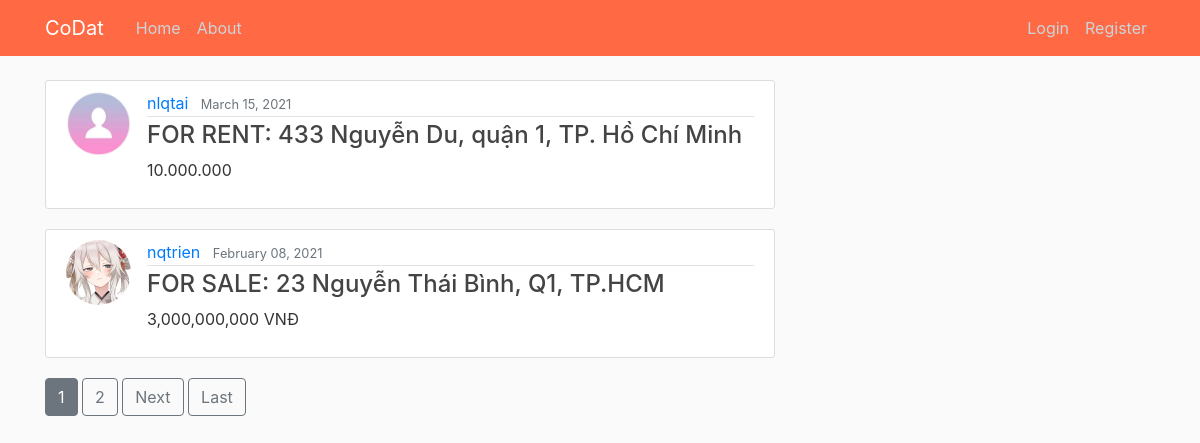
The app's page /, older data.
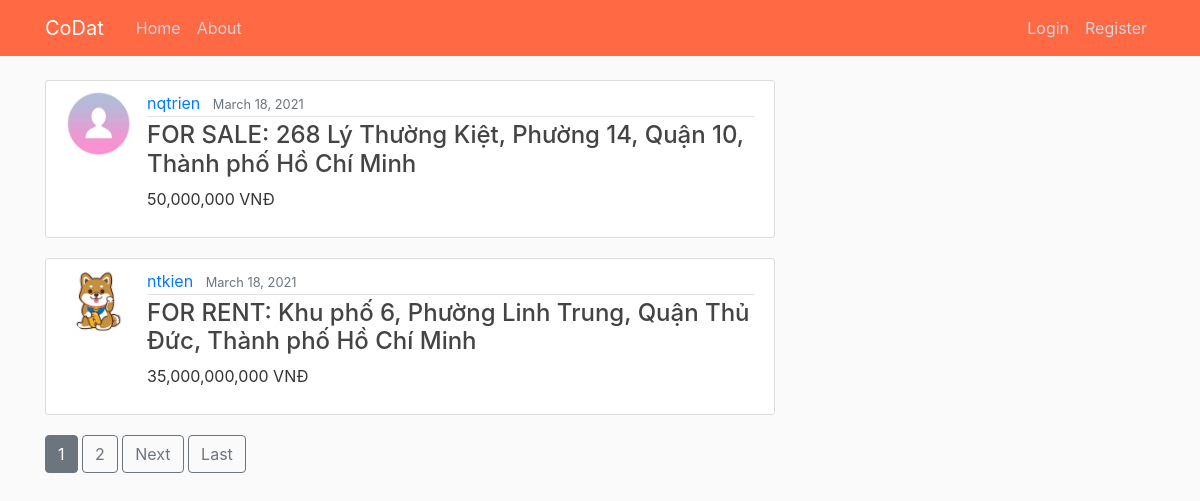
The same page, newer data.
### HomePage/models.py (models this page shows, shortened)
class Post(models.Model):
    status = models.CharField(max_length=10, choices=STATUS)
    price = models.CharField(max_length=20)
    address = models.CharField(max_length=100)
    description = models.TextField()
    date_posted = models.DateTimeField(default=timezone.now)
    author = models.ForeignKey(User, on_delete=models.CASCADE)
    likes = models.ManyToManyField(User, related_name="blog_posts")

### users/models.py (models this page shows, shortened)
class Profile(models.Model):
	user = models.OneToOneField(User, on_delete=models.CASCADE)
	image = models.ImageField(default='default.jpg', upload_to='profile_pics')
	phone_number = models.CharField(max_length=12)
	bank = models.CharField(max_length=30)
	bank_number = models.CharField(max_length=20)

### HomePage/views.py (the view)
# urls.py: path('', PostListView.as_view(), name='home-page'),
class PostListView(ListView):
    model = Post
    template_name = 'HomePage/home.html' # <app>/<model>_<viewtype>.html
    context_object_name = 'posts'
    ordering = ['-date_posted']
    paginate_by = 2

### HomePage/templates/HomePage/home.html (shortened to what this page needs)
{% extends "HomePage/base.html" %}
{% block content %}
    {% for post in posts %}
        <article class="media content-section">
            <img class="rounded-circle article-img" src="{{ post.author.profile.image.url }}">
            <div class="media-body">
                <div class="article-metadata">
                    <a class="mr-2" href="{% url 'user-posts' post.author.username %}">{{ post.author }}</a>
                    <small class="text-muted">{{ post.date_posted|date:"F d, Y" }}</small>
                </div>
                <h4><a class="article-address" href="{% url 'post-detail' post.id %}">
                    {{ post.status }}: {{ post.address }}
                </a></h4>
                <p>{{ post.price }}</p>
            </div>
        </article>
    {% endfor %}
    {% if is_paginated %}
        {% for num in page_obj.paginator.page_range %}
            {% if page_obj.number == num %}
                <a class="btn btn-secondary mb-4" href="?page={{ num }}">{{ num }}</a>
            {% elif num > page_obj.number|add:'-3' and num < page_obj.number|add:'3' %}
                <a class="btn btn-outline-secondary mb-4" href="?page={{ num }}">{{ num }}</a>
            {% endif %}
        {% endfor %}
        {% if page_obj.has_next %}
            <a class="btn btn-outline-secondary mb-4" href="?page={{ page_obj.next_page_number}}">Next</a>
            <a class="btn btn-outline-secondary mb-4" href="?page={{ page_obj.paginator.num_pages }}">Last</a>
        {% endif %}
    {% endif %}
{% endblock content %}

### HomePage/templates/HomePage/base.html (shortened to what this page needs)
{% load static %}
<!DOCTYPE html>
<html>
<head>
    <link rel="stylesheet" href="https://maxcdn.bootstrapcdn.com/bootstrap/4.0.0/css/bootstrap.min.css">
    <link rel="stylesheet" type="text/css" href="{% static 'HomePage/main.css' %}">
</head>
<body>
    <header class="site-header">
        <nav class="navbar navbar-expand-md navbar-dark bg-steel fixed-top">
            <div class="container">
                <a class="navbar-brand mr-4" href="{% url 'home-page' %}">CoDat</a>
                <div class="collapse navbar-collapse" id="navbarToggle">
                    <div class="navbar-nav mr-auto">
                        <a class="nav-item nav-link" href="{% url 'home-page' %}">Home</a>
                        <a class="nav-item nav-link" href="{% url 'home-about' %}">About</a>
                    </div>
                    <div class="navbar-nav">
                        {% if user.is_authenticated %}
                            <a class="nav-item nav-link" href="{% url 'post-create' %}">New Post</a>
                            <a class="nav-item nav-link" href="{% url 'profile' %}">{{ user.username }}</a>
                            <a class="nav-item nav-link" href="{% url 'logout' %}">Logout</a>
                        {% else %}
                            <a class="nav-item nav-link" href="{% url 'login' %}?next={{request.path}}">Login</a>
                            <a class="nav-item nav-link" href="{% url 'register' %}">Register</a>
                        {% endif %}
                    </div>
                </div>
            </div>
        </nav>
    </header>
    <main role="main" class="container">
        <div class="row">
            <div class="col-md-8">
                {% block content %}{% endblock %}
            </div>
    </main>
</body>
</html>

### HomePage/static/HomePage/main.css (style rules this page uses)
body { background: #fafafa; color: #333333; margin-top: 5rem; }
h1, h2, h3, h4, h5, h6 { color: #444444; }
.bg-steel { background-color: #ff6943; }
.site-header .navbar-nav .nav-link { color: #cbd5db; }
.content-section { background: #ffffff; padding: 10px 20px; border: 1px solid #dddddd; border-radius: 3px; margin-bottom: 20px; }
.article-address { color: #444444; }
.article-img { height: 65px; width: 65px; margin-right: 16px; }
.article-metadata { padding-bottom: 1px; margin-bottom: 4px; border-bottom: 1px solid #e3e3e3 }

Row changes from the older to the newer data that the page shows:
removed Post: author.profile.image (placeholder picture), author "nlqtai", date_posted "March 15, 2021", status "FOR RENT", address "433 Nguyễn Du, quận 1, TP. Hồ Chí Minh", price "10.000.000"
changed Post "FOR SALE": author.profile.image: picture removed, a placeholder shows; date_posted "February 08, 2021" → "March 18, 2021"; address "23 Nguyễn Thái Bình, Q1, TP.HCM" → "268 Lý Thường Kiệt, Phường 14, Quận 10, Thành phố Hồ Chí Minh"; price "3,000,000,000 VNĐ" → "50,000,000 VNĐ"
added Post: author.profile.image (picture), author "ntkien", date_posted "March 18, 2021", status "FOR RENT", address "Khu phố 6, Phường Linh Trung, Quận Thủ Đức, Thành phố Hồ Chí Minh", price "35,000,000,000 VNĐ"
